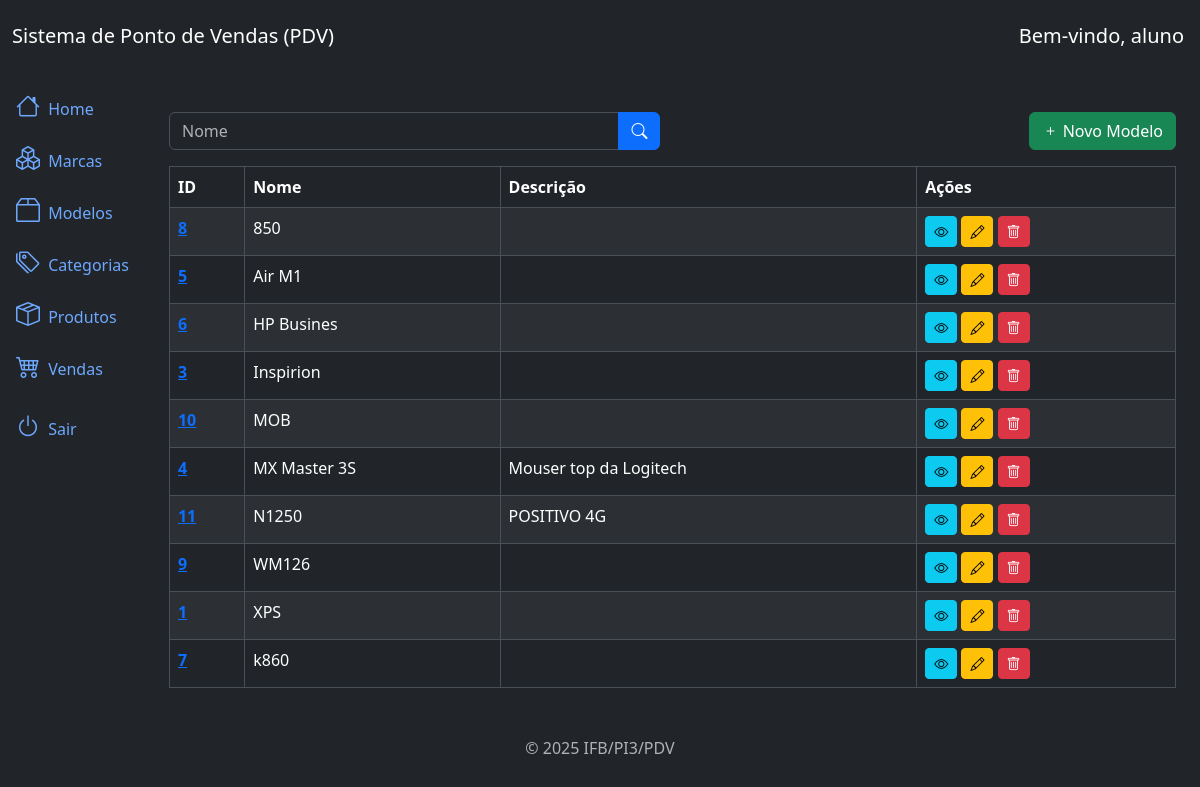
/models/list/ (signed in), run on the app's committed database.
### models/models.py (models this page shows, shortened)
class Model(models.Model):
    name = models.CharField(max_length=200)
    description = models.TextField(blank=True, null=True)
    created_at = models.DateTimeField(auto_now_add=True)
    updated_at = models.DateTimeField(auto_now=True)
    class Meta:
        ordering = ['name']

### models/views.py (the view)
# urls.py: path('models/list/', views.ModelListView.as_view(), name='model_list'),
class ModelListView(LoginRequiredMixin, PermissionRequiredMixin, ListView):
    model = models.Model
    template_name = 'model_list.html'
    context_object_name = 'models'
    permission_required = 'models.view_model'
    def get_queryset(self):
        queryset = super().get_queryset()
        name = self.request.GET.get('name')
        if name:
            queryset = queryset.filter(name__icontains=name)
        return queryset

### models/templates/model_list.html (shortened to what this page needs)
{% extends 'base.html' %}
{% block content %}
<div class="row mb-3">
  <div class="col-md-6">
    <form method="get" action="{% url 'model_list' %}">
      <div class="input-group">
        <input type="text" class="form-control" name="name" placeholder="Nome" value="{{ request.GET.name }}">
        <button type="submit" class="btn btn-primary">
          <i class="bi bi-search"></i>
        </button>
      </div>
    </form>
  </div>
  <div class="col-md-6">
    <a href="{% url 'model_create' %}" class="btn btn-success float-end">
      <i class="bi bi-plus"></i> Novo Modelo
    </a>
  </div>
</div>
<div class="table-responsive">
  <table class="table table-striped table-bordered">
    <thead class="thead-dark">
      <tr>
        <th>ID</th>
        <th>Nome</th>
        <th>Descrição</th>
        <th>Ações</th>
      </tr>
    </thead>
    <tbody>
      {% for model in models %}
      <tr>
        <td>
          <a href="{% url 'model_detail' model.id %}" class="text-primary fw-semibold">
            {{ model.id }}
          </a>
        </td>
        <td>{{ model.name }}</td>
        <td>{{ model.description }}</td>
        <td>
          <a href="{% url 'model_detail' model.id %}" class="btn btn-info btn-sm">
            <i class="bi bi-eye"></i>
          </a>
          <a href="{% url 'model_update' model.id %}" class="btn btn-warning btn-sm">
            <i class="bi bi-pencil"></i>
          </a>
          <a href="{% url 'model_delete' model.id %}" class="btn btn-danger btn-sm btn-delete">
            <i class="bi bi-trash"></i>
          </a>
        </td>
      </tr>
      {% endfor %}
    </tbody>
  </table>
</div>
{% endblock %}

### core/templates/components/_header.html
<nav class="navbar navbar-expand-lg navbar-light bg-dark">
  <div class="container-fluid">
      <a class="navbar-brand text-white" href="#">Sistema de Ponto de Vendas (PDV)</a>
  </div>
  <div class="navbar navbar-expand-lg navbar-light bg-dark">
      {% if request.user.is_authenticated %}
          <a class="navbar-brand text-white" href="#">Bem-vindo, {{ request.user.get_full_name|default:request.user.username }}</a>
      {% endif %}
  </div>
</nav>

### data on the page
Model: id "8", name "850"
Model: id "5", name "Air M1"
Model: id "6", name "HP Busines"
Model: id "3", name "Inspirion"
Model: id "10", name "MOB"
Model: id "4", name "MX Master 3S", description "Mouser top da Logitech"
Model: id "11", name "N1250", description "POSITIVO 4G"
Model: id "9", name "WM126"
Model: id "1", name "XPS"
Model: id "7", name "k860"

### other printed values
{{ request.user.get_full_name|default:request.user.username }} "aluno"
